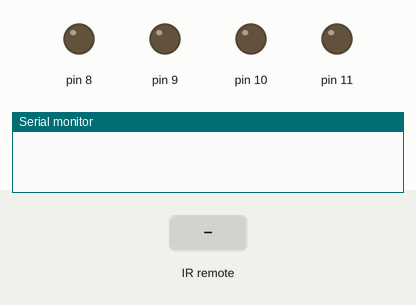
Recording of a sketch running on a simulated Arduino Uno, built with avr-gcc and run on an emulated ATmega328P. Parts: output pins drawn as LEDs (lit = HIGH), the last lines printed to the serial monitor. Inputs (shaded band) come from the test bench.

Above: at 1.2 s.
1.3 s: infrared code 0x20DF48B7 received
At 2.2 s:
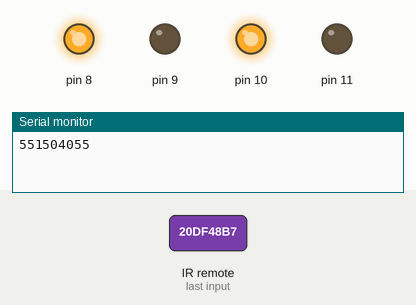
2.8 s: infrared code 0x20DF28D7 received
At 3.4 s:
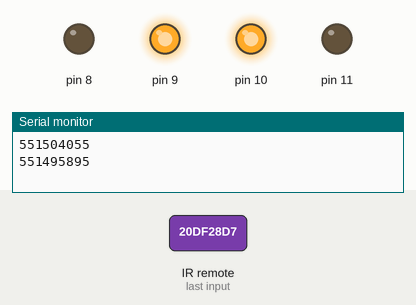
4.3 s: infrared code 0x20DF6897 received
At 5.5 s:
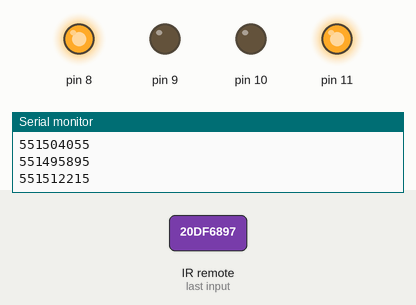
5.8 s: infrared code 0x20F64173 received
At 6.9 s:
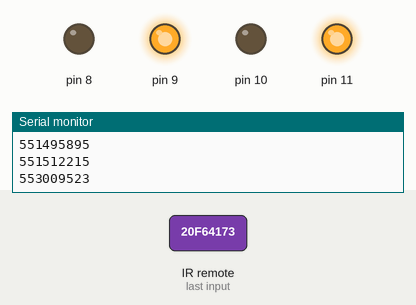
7.3 s: infrared code 0x20DFA857 received
At 8.0 s:
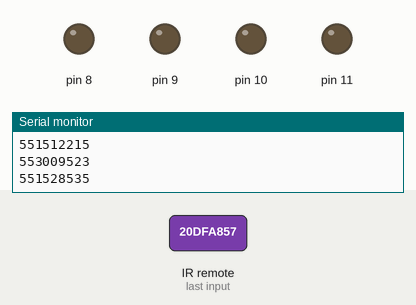
Timing chart, 0 to 9.8 s (numbered marks = the images above; inputs shaded):
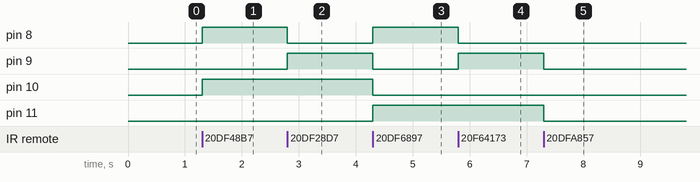

Measured:
- after the input at 1.3 s, pin 8, pin 10: LOW → HIGH at once
- after the input at 2.8 s, pin 8: HIGH → LOW at once; pin 9: LOW → HIGH at once
- after the input at 4.3 s, pin 8, pin 11: LOW → HIGH at once; pin 9, pin 10: HIGH → LOW at once
- after the input at 5.8 s, pin 8: HIGH → LOW at once; pin 9: LOW → HIGH at once
- after the input at 7.3 s, pin 9, pin 11: HIGH → LOW at once

The sketch:

IR_Car_Code.ino
```cpp
#include <IRremote.h>

#define irPin 7

IRrecv irrecv(irPin);
decode_results results;

void setup() {
  pinMode(8,OUTPUT);
  pinMode(9,OUTPUT);
  pinMode(10,OUTPUT);
  pinMode(11,OUTPUT);

  Serial.begin(9600);
  irrecv.enableIRIn();
}

void loop() {

   if (irrecv.decode(&results)) {
      Serial.println(results.value);

      switch (results.value) {

         case 551504055:            // button 2 FORDWARD
            forward();
            break;

         case 551495895:            // button 4 LEFT
            left();
            break;

         case 551528535:            // button 5 STOP
            Stop();
            break;

         case 551512215:            // button 6 RIGHT
            right();
            break;

         case 553009523:            // button 8 BACK
            back();
            break;


         }
   irrecv.resume();
   }
}

void forward()
{
            digitalWrite(8, HIGH);
            digitalWrite(9, LOW);
            digitalWrite(10, HIGH);
            digitalWrite(11, LOW);
}

void back()
{
              digitalWrite(8, LOW);
              digitalWrite(9, HIGH);
              digitalWrite(10, LOW);
              digitalWrite(11, HIGH);
}

void left()
{
            digitalWrite(8, LOW);
            digitalWrite(9, HIGH);
            digitalWrite(10, HIGH);
            digitalWrite(11, LOW);
}

void right()
{
              digitalWrite(8, HIGH);
              digitalWrite(9, LOW);
              digitalWrite(10, LOW);
              digitalWrite(11, HIGH);
}

void Stop()
{
            digitalWrite(8, LOW);
            digitalWrite(9, LOW);
            digitalWrite(10, LOW);
            digitalWrite(11, LOW);
}
```
